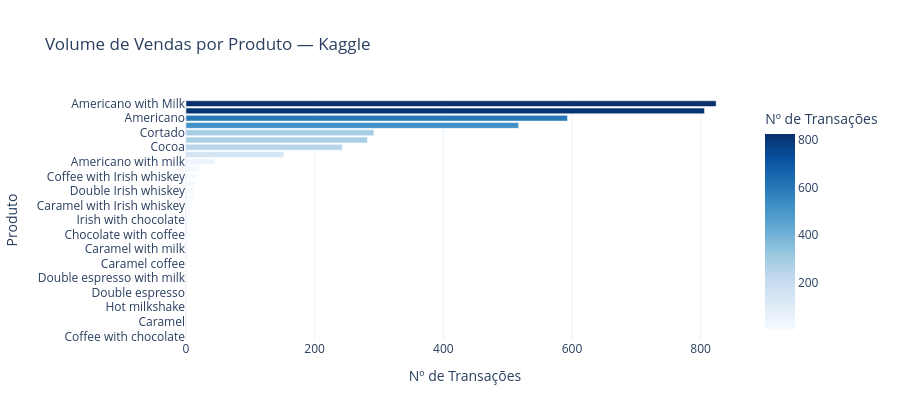

Notebook code for this chart:
### Code cell
# ── 2.2  Contagem por produto (`coffee_name`) ─────────────────────────────────

product_counts = (
    df.groupby('coffee_name')['money']
    .agg(volume='count', revenue='sum')
    .sort_values('volume', ascending=False)
    .reset_index()
)
product_counts['avg_ticket'] = (product_counts['revenue'] / product_counts['volume']).round(2)

print('=== Produtos — volume, receita e ticket médio ===')
print(product_counts.to_string(index=False))

fig_products = px.bar(
    product_counts,
    x='volume',
    y='coffee_name',
    orientation='h',
    title=f'Volume de Vendas por Produto — Kaggle',
    labels={'volume': 'Nº de Transações', 'coffee_name': 'Produto'},
    color='volume',
    color_continuous_scale='Blues',
    template='plotly_white',
)
fig_products.update_layout(yaxis={'categoryorder': 'total ascending'}, height=420, showlegend=False)
fig_products.show()

### Figure 1 — Plotly figure (JSON) as saved in the notebook; plotly's stock layout.template omitted (floating-point values rounded to 4 significant figures)
{"data": [{"hovertemplate": "Nº de Transações=%{marker.color}<br>Produto=%{y}<extra></extra>", "legendgroup": "", "marker": {"color": [824, 806, 593, 517, 292, 282, 243, 152, 44, 21, 16, 15, 12, 12, 8, 6, 5, 5, 5, 4, 3, 3, 2, 2, 2, 1, 1, 1, 1, 1, 1, 1, 1], "coloraxis": "coloraxis", "pattern": {"shape": ""}}, "name": "", "orientation": "h", "showlegend": false, "textposition": "auto", "type": "bar", "x": [824, 806, 593, 517, 292, 282, 243, 152, 44, 21, 16, 15, 12, 12, 8, 6, 5, 5, 5, 4, 3, 3, 2, 2, 2, 1, 1, 1, 1, 1, 1, 1, 1], "xaxis": "x", "y": ["Americano with Milk", "Latte", "Americano", "Cappuccino", "Cortado", "Hot Chocolate", "Cocoa", "Espresso", "Americano with milk", "Irish whiskey", "Coffee with Irish whiskey", "Irish whiskey with milk", "Chocolate with milk", "Double Irish whiskey", "Caramel with Irish whiskey", "Super chocolate", "Chocolate with coffee", "Mochaccino", "Irish with chocolate", "Caramel with chocolate", "Vanilla with Irish whiskey", "Caramel with milk", "Double espresso with milk", "Double vanilla", "Caramel coffee", "Coffee with chocolate", "Chocolate", "Caramel", "Double ristretto", "Hot milkshake", "Double chocolate", "Double espresso", "Vanilla coffee"], "yaxis": "y"}], "layout": {"barmode": "relative", "coloraxis": {"colorbar": {"title": {"text": "Nº de Transações"}}, "colorscale": [[0, "rgb(247,251,255)"], [0.125, "rgb(222,235,247)"], [0.25, "rgb(198,219,239)"], [0.375, "rgb(158,202,225)"], [0.5, "rgb(107,174,214)"], [0.625, "rgb(66,146,198)"], [0.75, "rgb(33,113,181)"], [0.875, "rgb(8,81,156)"], [1, "rgb(8,48,107)"]]}, "height": 420, "legend": {"tracegroupgap": 0}, "showlegend": false, "title": {"text": "Volume de Vendas por Produto — Kaggle"}, "xaxis": {"anchor": "y", "domain": [0, 1], "title": {"text": "Nº de Transações"}}, "yaxis": {"anchor": "x", "categoryorder": "total ascending", "domain": [0, 1], "title": {"text": "Produto"}}}}
